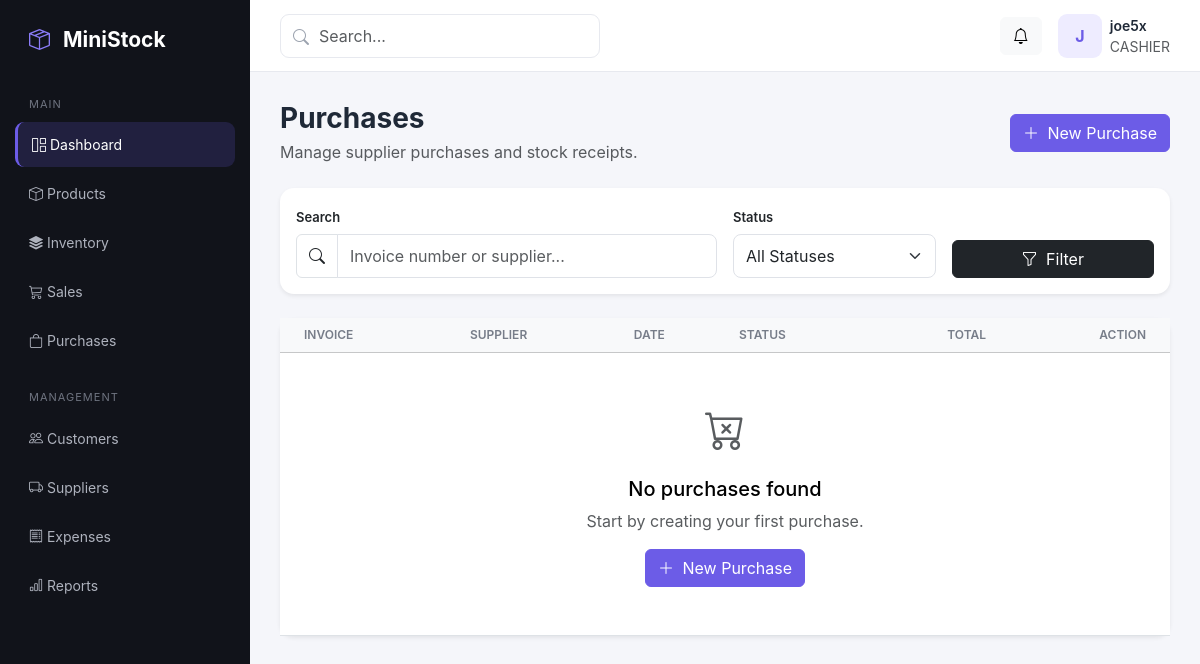
The page /purchases/ (signed in) on the database as committed earlier.
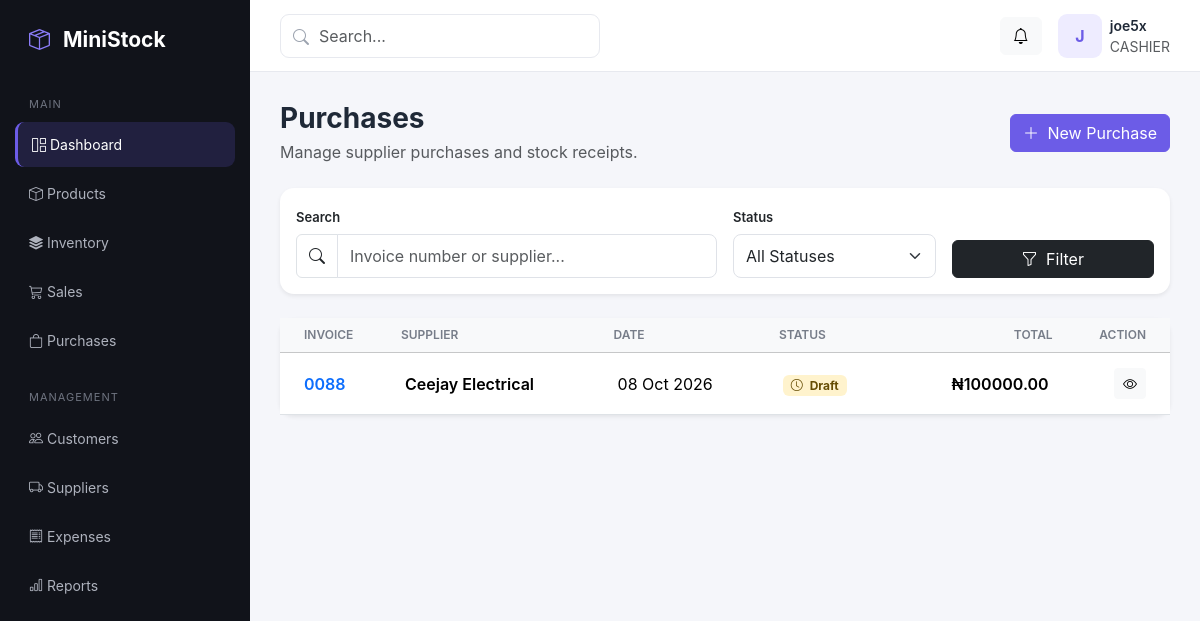
The same page on the database as committed later.
### purchases/models.py (models this page shows, shortened)
class Purchase(models.Model):
    class Status(models.TextChoices):
        DRAFT = "DRAFT", "Draft"
        RECEIVED = "RECEIVED", "Received"
        CANCELLED = "CANCELLED", "Cancelled"
    invoice_number = models.CharField(
        max_length=100,
        unique=True,
    )
    supplier = models.ForeignKey(
        "suppliers.Supplier",
        on_delete=models.PROTECT,
        related_name="purchases",
    )
    purchase_date = models.DateField()
    status = models.CharField(
        max_length=20,
        choices=Status.choices,
        default=Status.DRAFT,
    )
    subtotal = models.DecimalField(
        max_digits=14,
        decimal_places=2,
        default=0,
    )
    discount = models.DecimalField(
        max_digits=14,
        decimal_places=2,
        default=0,
    )
    total = models.DecimalField(
        max_digits=14,
        decimal_places=2,
        default=0,
    )
    note = models.TextField(blank=True)
    created_by = models.ForeignKey(
        settings.AUTH_USER_MODEL,
        on_delete=models.PROTECT,
        related_name="created_purchases",
    )
    created_at = models.DateTimeField(auto_now_add=True)
    updated_at = models.DateTimeField(auto_now=True)

### suppliers/models.py (models this page shows, shortened)
class Supplier(models.Model):
    name = models.CharField(max_length=200)
    phone = models.CharField(max_length=30, blank=True)
    email = models.EmailField(blank=True)
    address = models.TextField(blank=True)
    contact_person = models.CharField(max_length=150, blank=True)
    is_active = models.BooleanField(default=True)
    created_at = models.DateTimeField(auto_now_add=True)
    updated_at = models.DateTimeField(auto_now=True)
    class Meta:
        ordering = ["name"]

### purchases/views.py (the view)
@login_required
def purchase_list(request):
    purchases = Purchase.objects.select_related(
        "supplier",
        "created_by",
    )
    query = request.GET.get("q", "").strip()
    status = request.GET.get("status", "").strip()
    if query:
        purchases = purchases.filter(
            Q(invoice_number__icontains=query)
            | Q(supplier__name__icontains=query)
        )
    if status in Purchase.Status.values:
        purchases = purchases.filter(status=status)
    return render(
        request,
        "purchases/purchase_list.html",
        {
            "purchases": purchases,
            "query": query,
            "selected_status": status,
            "status_choices": Purchase.Status.choices,
        },
    )

### templates/purchases/purchase_list.html (shortened to what the changed rows need)
{% extends "base.html" %}
{% block content %}
<div class="card border-0 shadow-sm">
    <div class="card-body p-0">
        <div class="table-responsive">
            <table class="table align-middle mb-0">
                <thead class="table-light">
                    <tr>
                        <th class="ps-4">Invoice</th>
                        <th>Supplier</th>
                        <th>Date</th>
                        <th>Status</th>
                        <th class="text-end">Total</th>
                        <th class="text-end pe-4">Action</th>
                    </tr>
                </thead>
                <tbody>
                    {% for purchase in purchases %}
                    <tr>
                        <td class="ps-4">
                            <a href="{% url 'purchases:purchase_detail' purchase.pk %}"
                               class="fw-semibold text-decoration-none">
                                {{ purchase.invoice_number }}
                            </a>
                        </td>
                        <td>
                            <div class="fw-semibold">
                                {{ purchase.supplier.name }}
                            </div>
                        </td>
                        <td>
                            {{ purchase.purchase_date|date:"d M Y" }}
                        </td>
                        <td>
                            {% if purchase.status == "RECEIVED" %}
                                <span class="badge bg-success-subtle text-success">
                                    <i class="bi bi-check-circle me-1"></i>
                                    Received
                                </span>
                            {% elif purchase.status == "CANCELLED" %}
                                <span class="badge bg-danger-subtle text-danger">
                                    Cancelled
                                </span>
                            {% else %}
                                <span class="badge bg-warning-subtle text-warning-emphasis">
                                    <i class="bi bi-clock me-1"></i>
                                    Draft
                                </span>
                            {% endif %}
                        </td>
                        <td class="text-end fw-semibold">
                            ₦{{ purchase.total|floatformat:2 }}
                        </td>
                        <td class="text-end pe-4">
                            <a href="{% url 'purchases:purchase_detail' purchase.pk %}"
                               class="btn btn-sm btn-light">
                                <i class="bi bi-eye"></i>
                            </a>
                        </td>
                    </tr>
                    {% empty %}
                    <tr>
                        <td colspan="6"
                            class="text-center py-5">
                            <div class="mb-3">
                                <i class="bi bi-cart-x fs-1 text-muted"></i>
                            </div>
                            <h5>No purchases found</h5>
                            <p class="text-muted mb-3">
                                Start by creating your first purchase.
                            </p>
                            <a href="{% url 'purchases:purchase_create' %}"
                               class="btn btn-primary">
                                <i class="bi bi-plus-lg me-1"></i>
                                New Purchase
                            </a>
                        </td>
                    </tr>
                    {% endfor %}
                </tbody>
            </table>
        </div>
    </div>
</div>
{% endblock %}

Rows that differ between the two databases and show on the page:
added Purchase: invoice_number "0088", supplier.name "Ceejay Electrical", purchase_date "08 Oct 2026", status "DRAFT" (drawn), total "100000.00"
Other text that changed with them:
text no longer shown: "No purchases found Start by creating your first purchase. New Purchase"
